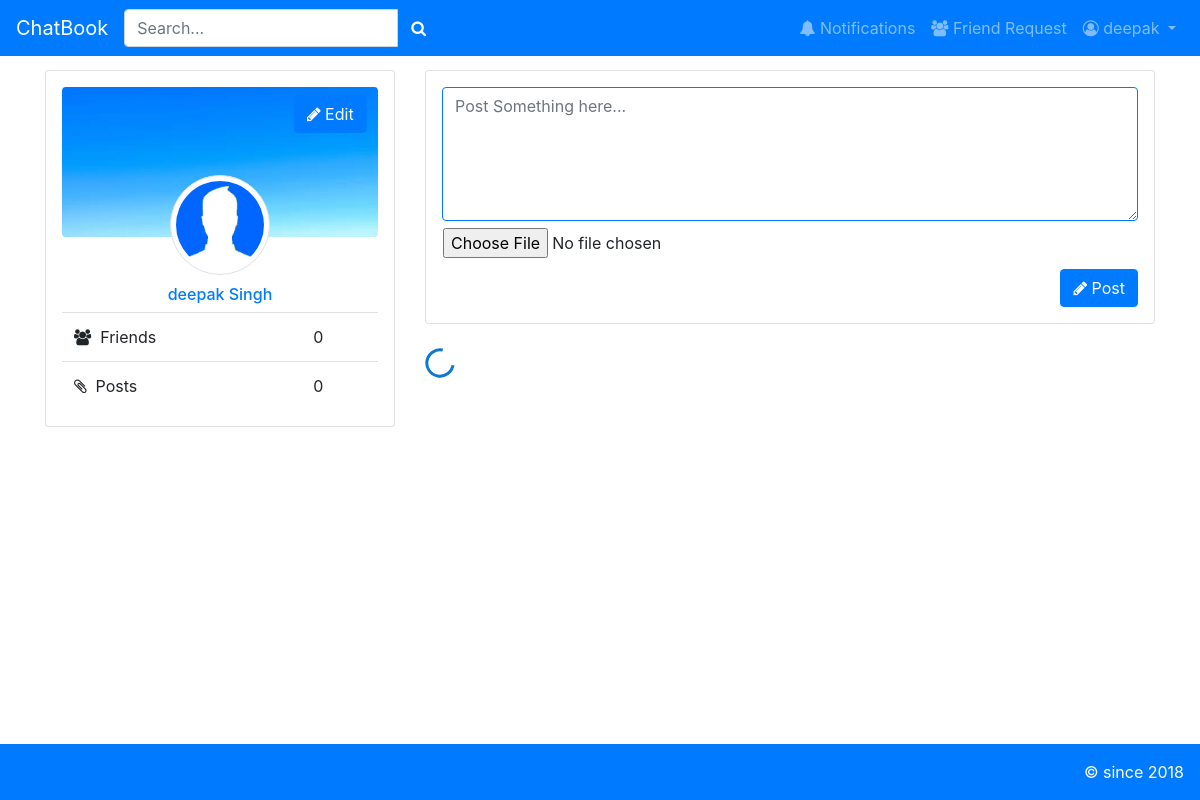
The app's page / (signed in) with its own data.
### tables this page shows
CREATE TABLE IF NOT EXISTS `users` (
  `first_name` varchar(25) NOT NULL,
  `last_name` varchar(25) NOT NULL,
  `username` varchar(60) NOT NULL,
  `email` varchar(100) NOT NULL,
  `password` varchar(100) NOT NULL,
  `signup_date` timestamp NOT NULL DEFAULT CURRENT_TIMESTAMP,
  `profile_pic` varchar(255) NOT NULL,
  `cover_pic` varchar(255) NOT NULL,
  `deactivate_account` tinyint(1) NOT NULL DEFAULT '0',
  `friend_array` text,
  `phone_no` varchar(10) DEFAULT NULL,
  `gender` varchar(6) DEFAULT NULL,
  `birthday` date DEFAULT NULL,
  `city` varchar(100) DEFAULT NULL,
  `state` varchar(100) DEFAULT NULL,
  `country` varchar(100) DEFAULT NULL,
  `school` varchar(255) DEFAULT NULL,
  `college` varchar(255) DEFAULT NULL,
  `bio` tinytext,
  `is_online` tinyint(1) NOT NULL DEFAULT '0',
  PRIMARY KEY (`username`),
  UNIQUE KEY `username` (`username`)
);

### includes/classes/User.php (called while the page is built, shortened)
<?php
	class User {
		private $conn;
		private $username;
		private $user_details;
		function __construct($conn, $username){
			$this->conn = $conn;
			$this->username = $username;
			$query = mysqli_query($this->conn, "SELECT * FROM users WHERE username='$this->username'");
			$this->user_details = mysqli_fetch_array($query);
		}
		public function getUsername() { return $this->username; }
		public function getFirstName() { return $this->user_details['first_name']; }
		public function getFirstAndLastName() { return $this->user_details['first_name'] . " " . $this->user_details['last_name']; }
		public function getCoverPic() { return $this->user_details['cover_pic']; }
		public function getProfilePic() { return $this->user_details['profile_pic']; }
		public function getFriendArrayText() {
			$query = mysqli_query($this->conn, "SELECT friend_array FROM users WHERE username='$this->username'");
			$row = mysqli_fetch_array($query);
			return $row['friend_array'];
		}
		public function getFriendArray() {
			$friend_array = explode(",", $this->getFriendArrayText());
			return $friend_array;
		}
		public function getNumOfFriends() { return count($this->getFriendArray())-2; }
		public function getNumOfPosts() {
			$query = mysqli_query($this->conn, "SELECT COUNT(*) as numPosts FROM posts WHERE user_from='$this->username' and deleted=0");
			$row = mysqli_fetch_array($query);
			return $row['numPosts'];
		}
	}
?>

### profile_card.php (the view, shortened to what this page needs)
<div class="card profile-card shadow p-3 mb-4 bg-white rounded">
  <div class="profile-card-img-block">
    <img class='rounded cover-img' src='<?php echo $user->getCoverPic(); ?>'>
    <a href="settings.php" class="btn-over-img btn btn-primary"><i class="fa fa-pencil"></i>&nbsp;Edit</a>
  </div>
  <div class="profile-card-body pt-5">
    <a href="profile.php?profile_username=<?php echo $user->getUsername(); ?>" class="text-primary"><img src="<?php echo $user->getProfilePic(); ?>" alt="profile-image" class="profile border border-default padding-5-circle"/>
    <center><h6><?php echo $user->getFirstAndLastName(); ?></h6></center></a>
    <table class="table">
    	<tr>
    		<td><i class="fa fa-users"></i> &nbsp;Friends</td>
    		<td id='totalfriendCounts'><?php echo $user->getNumOfFriends(); ?></td>
    	</tr>
    	<tr>
    		<td><i class="fa fa-paperclip"></i> &nbsp;Posts</td>
    		<td id='totalpostsCounts'><?php echo $user->getNumOfPosts(); ?></td>
    	</tr>
    </table>
  </div>
</div>

### header.php (shortened to what this page needs)
<link rel="stylesheet" href="https://cdnjs.cloudflare.com/ajax/libs/font-awesome/4.7.0/css/font-awesome.min.css">
<link rel="stylesheet" href="https://maxcdn.bootstrapcdn.com/bootstrap/4.0.0/css/bootstrap.min.css">
<link rel="stylesheet" href="https://cdnjs.cloudflare.com/ajax/libs/croppie/2.6.2/croppie.css">
<link href="https://cdn.jsdelivr.net/npm/gijgo@1.9.10/css/gijgo.min.css" rel="stylesheet" type="text/css" />
<link rel="stylesheet" type="text/css" href="assets/css/header.css">
<?php
  require('includes/classes/User.php');
  require('includes/classes/Notification.php');
  require('config/config.php');
  if (isset($_SESSION['username'])){
    $user = new User($conn, $_SESSION['username']);
  } else {
    header("Location: registration.php");
  }
  $user = new User($conn, $user->getUsername());
  $user->setOnline();
?>
<nav class="mb-4 navbar navbar-expand-lg navbar-dark bg-primary fixed-top">
  <a class="navbar-brand" href="index.php">ChatBook</a>
  <div class="collapse navbar-collapse" id="navbarSupportedContent-3">
    <div class="form-inline searchform">
      <div class="input-group" style="width:100%;">
        <input type="text" class="form-control dropdown" onkeyup="SearchUser(this)" name="q" placeholder="Search..." autocomplete="off" id="searchuser" value="" style="width: auto;">
        <div class="input-group-postpend">
          <button id='searchUserBtn' class="btn btn-primary float-right" type="submit"><i class="fa fa-search"></i></button>
        </div>
      </div>
    </div>
    <ul class="navbar-nav ml-auto">
      <li class="nav-item">
        <a class="nav-link" href="notification.php"><i class="fa fa-bell"></i>&nbsp;Notifications
        </a>
      </li>
      <li class="nav-item">
        <a class="nav-link" href="friend_request.php"><i class="fa fa-users"></i>&nbsp;Friend Request
        </a>
      </li>
    </ul>
    <ul class="navbar-nav nav-flex-icons">
      <li class="nav-item dropdown">
        <a class="nav-link dropdown-toggle" id="navbarDropdownMenuLink" data-toggle="dropdown" aria-haspopup="true" aria-expanded="false">
          <i class="fa fa-user-circle-o"></i>&nbsp;<?php echo $user->getFirstName(); ?>
        </a>
      </li>
    </ul>
  </div>
</nav>
<div class="empty-70-height"></div>

### assets/css/header.css (style rules this page uses)
div { word-wrap: break-word; }
.form-group, .table { margin-bottom: 0px; }
.empty-70-height { min-height: 70px; }
.padding-5-circle { background-color: #fff; padding: 5px; border-radius: 50%; }
.cover-img { height: 100%; width: 100%;" }

### profile_card.php (style rules this page uses)
.profile-card .profile-card-img-block { float:left; width:100%; height:150px; overflow:hidden; }
.profile-card .profile-card-body { position:relative; }
.profile-card .profile { position: absolute; top: -62px; left: 50%; width:100px; margin-left: -50px; }
.profile-card .profile-card-img-block { position:relative; }
.profile-card .profile-card-img-block .btn-over-img { position: absolute; bottom: -10px; right: -25px; transform: translate(-50%, -300%); -ms-transform: translate(-50%, -50%); }

### records on screen
users: first_name "deepak", cover_pic (picture), profile_pic (picture), $user->getFirstAndLastName() "deepak Singh", friend_array "0"

### other values on screen
$user->getNumOfPosts() "0"
